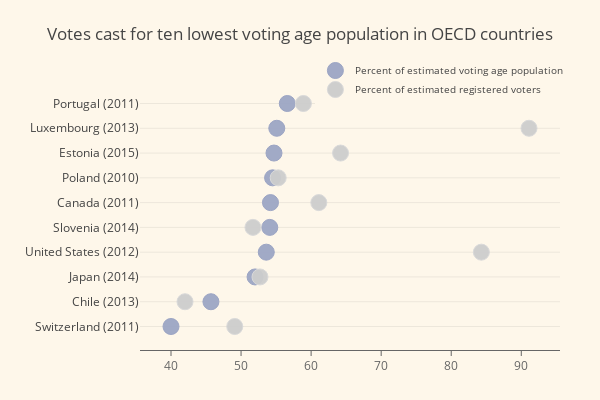

This figure's notebook cell:
### Code cell
val country = Seq(
  "Switzerland (2011)",
  "Chile (2013)",
  "Japan (2014)",
  "United States (2012)",
  "Slovenia (2014)",
  "Canada (2011)",
  "Poland (2010)",
  "Estonia (2015)",
  "Luxembourg (2013)",
  "Portugal (2011)"
)

val votingPop = Seq(
  40.0, 45.7, 52.0, 53.6, 54.1, 54.2, 54.5, 54.7, 55.1, 56.6
)

val regVoters = Seq(
  49.1, 42.0, 52.7, 84.3, 51.7, 61.1, 55.3, 64.2, 91.1, 58.9
)

val trace1 = Scatter(
  votingPop,
  country,
  mode = ScatterMode(ScatterMode.Markers),
  name = "Percent of estimated voting age population",
  marker = Marker(
    color = Color.RGBA(156, 165, 196, 0.95),
    line = Line(
      color = Color.RGBA(156, 165, 196, 1.0),
      width = 1.0
    ),
    symbol = Symbol.Circle(),
    size = 16
  )
)

val trace2 = Scatter(
  regVoters,
  country,
  mode = ScatterMode(ScatterMode.Markers),
  name = "Percent of estimated registered voters",
  marker = Marker(
    color = Color.RGBA(204, 204, 204, 0.95),
    line = Line(
      color = Color.RGBA(217, 217, 217, 1.0),
      width = 1.0
    ),
    symbol = Symbol.Circle(),
    size = 16
  )
)

val data = Seq(trace1, trace2)

val layout = Layout(
  title = "Votes cast for ten lowest voting age population in OECD countries",
  xaxis = Axis(
    showgrid = false,
    showline = true,
    linecolor = Color.RGB(102, 102, 102),
    titlefont = Font(
      color = Color.RGB(204, 204, 204)
    ),
    tickfont = Font(
      color = Color.RGB(102, 102, 102)
    ),
    autotick = false,
    dtick = 10.0,
    ticks = Ticks.Outside,
    tickcolor = Color.RGB(102, 102, 102)
  ),
  margin = Margin(
    l = 140,
    r = 40,
    b = 50,
    t = 80
  ),
  legend = Legend(
    font = Font(
      size = 10
    ),
    yanchor = Anchor.Middle,
    xanchor = Anchor.Right
  ),
  width = 600,
  height = 400,
  paper_bgcolor = Color.RGB(254, 247, 234),
  plot_bgcolor = Color.RGB(254, 247, 234),
  hovermode = HoverMode.Closest
)

plot(data, layout)

### Figure 1 — Plotly figure (JSON) as saved in the notebook; plotly's stock layout.template omitted (floating-point values rounded to 4 significant figures)
{"data": [{"marker": {"color": "rgba(156, 165, 196, 0.95)", "line": {"color": "rgba(156, 165, 196, 1.0)", "width": 1}, "size": 16, "symbol": "circle"}, "mode": "markers", "name": "Percent of estimated voting age population", "type": "scatter", "x": [40, 45.7, 52, 53.6, 54.1, 54.2, 54.5, 54.7, 55.1, 56.6], "y": ["Switzerland (2011)", "Chile (2013)", "Japan (2014)", "United States (2012)", "Slovenia (2014)", "Canada (2011)", "Poland (2010)", "Estonia (2015)", "Luxembourg (2013)", "Portugal (2011)"]}, {"marker": {"color": "rgba(204, 204, 204, 0.95)", "line": {"color": "rgba(217, 217, 217, 1.0)", "width": 1}, "size": 16, "symbol": "circle"}, "mode": "markers", "name": "Percent of estimated registered voters", "type": "scatter", "x": [49.1, 42, 52.7, 84.3, 51.7, 61.1, 55.3, 64.2, 91.1, 58.9], "y": ["Switzerland (2011)", "Chile (2013)", "Japan (2014)", "United States (2012)", "Slovenia (2014)", "Canada (2011)", "Poland (2010)", "Estonia (2015)", "Luxembourg (2013)", "Portugal (2011)"]}], "layout": {"height": 400, "hovermode": "closest", "legend": {"font": {"size": 10}, "xanchor": "right", "yanchor": "middle"}, "margin": {"b": 50, "l": 140, "r": 40, "t": 80}, "paper_bgcolor": "rgb(254, 247, 234)", "plot_bgcolor": "rgb(254, 247, 234)", "title": {"text": "Votes cast for ten lowest voting age population in OECD countries"}, "width": 600, "xaxis": {"autorange": true, "dtick": 10, "linecolor": "rgb(102, 102, 102)", "range": [35.58, 95.52], "showgrid": false, "showline": true, "tickcolor": "rgb(102, 102, 102)", "tickfont": {"color": "rgb(102, 102, 102)"}, "tickmode": "linear", "ticks": "outside", "title": {"font": {"color": "rgb(204, 204, 204)"}}, "type": "linear"}, "yaxis": {"autorange": true, "range": [-0.9484, 9.948], "type": "category"}}}
